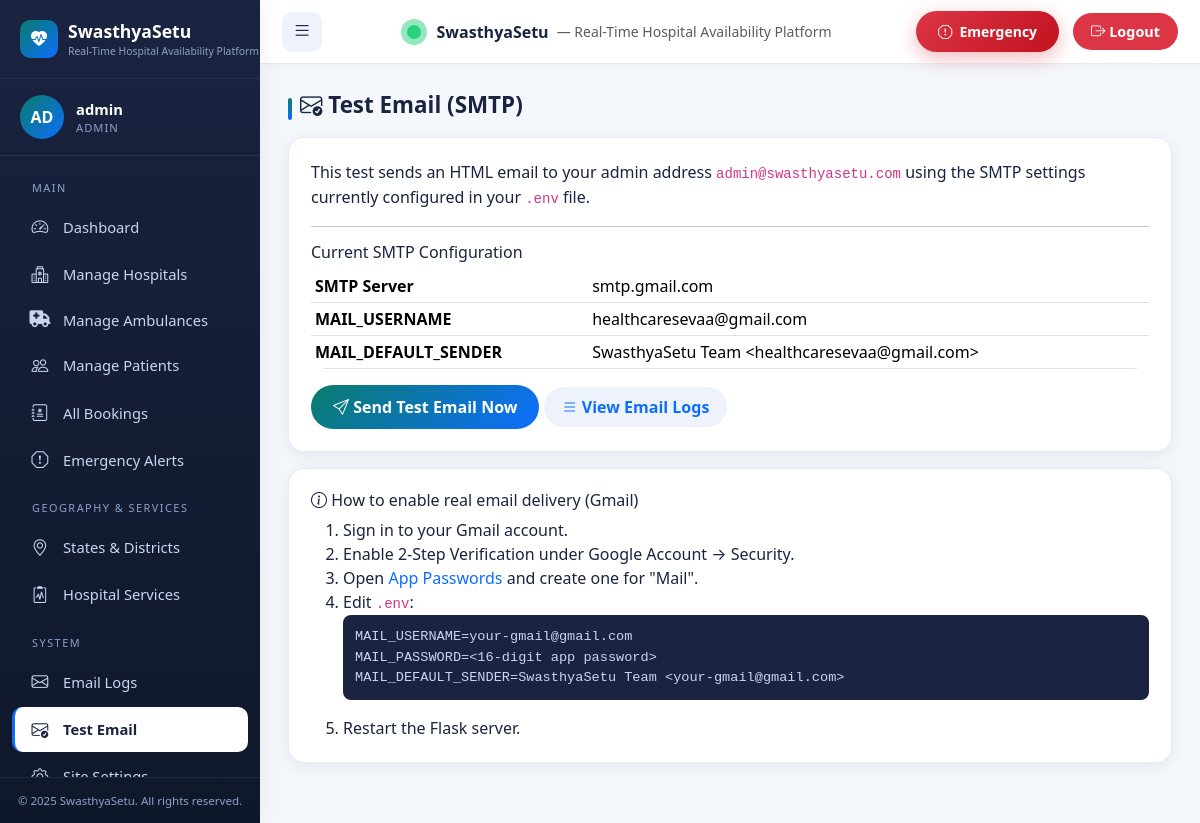
/admin/test-email (signed in), run on the app's committed database.
### app.py (models this page shows, shortened)
class SiteContent(db.Model):
    __tablename__ = 'site_content'
    id = db.Column(db.Integer, primary_key=True)
    key = db.Column(db.String(100), unique=True, nullable=False)
    value = db.Column(db.Text, nullable=False)
    description = db.Column(db.String(255))

class User(UserMixin, db.Model):
    __tablename__ = 'users'
    id = db.Column(db.Integer, primary_key=True)
    email = db.Column(db.String(120), unique=True, nullable=False, index=True)
    password_hash = db.Column(db.String(255), nullable=False)
    role = db.Column(db.String(20), nullable=False)  # admin, hospital, patient
    is_active = db.Column(db.Boolean, default=True)
    is_approved = db.Column(db.Boolean, default=False)
    created_at = db.Column(db.DateTime, default=datetime.utcnow)
    unique_id = db.Column(db.String(20), unique=True, nullable=True)
    hospital_profile = db.relationship('HospitalProfile', backref='user', uselist=False)
    patient_profile = db.relationship('PatientProfile', backref='user', uselist=False)
    bookings = db.relationship('Booking', foreign_keys='Booking.patient_id', backref='patient')
    @property
    def display_name(self):
        if self.role == 'hospital' and self.hospital_profile:
            return self.hospital_profile.hospital_name
        if self.role == 'patient' and self.patient_profile:
            return self.patient_profile.full_name
        return self.email.split('@')[0]
    @property
    def initials(self):
        name = self.display_name or self.email
        parts = name.split()
        if len(parts) >= 2:
            return (parts[0][0] + parts[1][0]).upper()
        return name[:2].upper()

### app.py (the view, shortened to what this page needs)
@app.route('/admin/test-email', methods=['GET', 'POST'])
@login_required
@role_required('admin')
def admin_test_email():
    result = None
    return render_template('admin/test_email.html', result=result,
                           mail_username=app.config.get('MAIL_USERNAME', ''),
                           mail_server=app.config.get('MAIL_SERVER', ''),
                           mail_default_sender=app.config.get('MAIL_DEFAULT_SENDER', ''))

### app.py (called while the page is built)
def role_required(*roles):
    def decorator(f):
        @wraps(f)
        def decorated(*args, **kwargs):
            if not current_user.is_authenticated:
                flash('Please login to access this page.', 'warning')
                return redirect(url_for('login'))
            if current_user.role not in roles:
                flash("You don't have permission to access this page.", 'danger')
                return redirect(url_for('index'))
            return f(*args, **kwargs)
        return decorated
    return decorator

### templates/admin/test_email.html (shortened to what this page needs)
{% extends 'base.html' %}
{% block content %}
<h2 class="section-title"><i class="bi bi-envelope-check"></i> Test Email (SMTP)</h2>
<div class="card-soft">
  <p>This test sends an HTML email to your admin address <code>{{ current_user.email }}</code> using the SMTP settings currently configured in your <code>.env</code> file.</p>
  <hr>
  <h6 class="mb-2">Current SMTP Configuration</h6>
  <table class="table table-sm">
    <tr><td><b>SMTP Server</b></td><td>{{ mail_server or '(not set)' }}</td></tr>
    <tr><td><b>MAIL_USERNAME</b></td><td>{{ mail_username or '<span class="text-danger">(empty)</span>'|safe }}</td></tr>
    <tr><td><b>MAIL_DEFAULT_SENDER</b></td><td>{{ mail_default_sender or '(not set)' }}</td></tr>
  </table>
  <form method="post" class="mt-3">
    <button type="submit" class="btn btn-primary"><i class="bi bi-send"></i> Send Test Email Now</button>
    <a href="{{ url_for('admin_emails') }}" class="btn btn-soft"><i class="bi bi-list"></i> View Email Logs</a>
  </form>
</div>
<div class="card-soft mt-3">
  <h6><i class="bi bi-info-circle"></i> How to enable real email delivery (Gmail)</h6>
  <ol class="mb-0">
    <li>Sign in to your Gmail account.</li>
    <li>Enable 2-Step Verification under Google Account → Security.</li>
    <li>Open <a href="https://myaccount.google.com/apppasswords" target="_blank">App Passwords</a> and create one for "Mail".</li>
    <li>Edit <code>.env</code>:
      <pre style="background:#1a2340;color:#c8d6f0;padding:12px;border-radius:8px;font-size:.85rem;">MAIL_USERNAME=your-gmail@gmail.com
MAIL_PASSWORD=&lt;16-digit app password&gt;
MAIL_DEFAULT_SENDER=SwasthyaSetu Team &lt;your-gmail@gmail.com&gt;</pre>
    </li>
    <li>Restart the Flask server.</li>
  </ol>
</div>
{% endblock %}

### templates/base.html (shortened to what this page needs)
<!doctype html>
<html lang="en">
<head>
  <link href="https://cdn.jsdelivr.net/npm/bootstrap@5.3.3/dist/css/bootstrap.min.css" rel="stylesheet">
  <link rel="stylesheet" href="https://cdn.jsdelivr.net/npm/bootstrap-icons@1.11.3/font/bootstrap-icons.css">
  <link rel="stylesheet" href="https://cdnjs.cloudflare.com/ajax/libs/font-awesome/6.5.2/css/all.min.css">
  <link rel="stylesheet" href="https://cdnjs.cloudflare.com/ajax/libs/animate.css/4.1.1/animate.min.css">
  <link rel="stylesheet" href="https://unpkg.com/leaflet@1.9.4/dist/leaflet.css">
  <link href="{{ url_for('static', filename='css/main.css') }}" rel="stylesheet">
  <link href="{{ url_for('static', filename='css/sidebar.css') }}" rel="stylesheet">
  <link href="{{ url_for('static', filename='css/dashboard.css') }}" rel="stylesheet">
</head>
<body>
  {% if current_user.is_authenticated %}
  <div class="layout">
    <aside class="sidebar" id="sidebar">
      <div class="sidebar-brand">
        <div class="brand-icon"><i class="bi bi-heart-pulse-fill"></i></div>
        <div>
          <span class="brand-text">{{ APP_NAME }}</span>
          <span class="brand-sub">{{ APP_TAGLINE }}</span>
        </div>
      </div>
      <div class="user-card">
        <div class="avatar">{{ current_user.initials }}</div>
        <div class="info">
          <div class="name">{{ current_user.display_name }}</div>
          <div class="role">{{ current_user.role }}</div>
        </div>
      </div>
      <nav class="sidebar-nav">
        {% set ep = request.endpoint or '' %}
        {% if current_user.role == 'admin' %}
          <div class="sidebar-section-label">Main</div>
          <ul>
            <li><a href="{{ url_for('admin_dashboard') }}" class="{{ 'active' if ep=='admin_dashboard' else '' }}"><i class="bi bi-speedometer2"></i><span>Dashboard</span></a></li>
            <li><a href="{{ url_for('admin_hospitals') }}" class="{{ 'active' if 'hospital' in ep and 'admin' in ep else '' }}"><i class="bi bi-hospital"></i><span>Manage Hospitals</span></a></li>
            <li><a href="{{ url_for('admin_ambulances') }}" class="{{ 'active' if ep=='admin_ambulances' else '' }}"><i class="fa-solid fa-truck-medical"></i><span>Manage Ambulances</span></a></li>
            <li><a href="{{ url_for('admin_patients') }}" class="{{ 'active' if 'patient' in ep else '' }}"><i class="bi bi-people"></i><span>Manage Patients</span></a></li>
            <li><a href="{{ url_for('admin_bookings') }}" class="{{ 'active' if ep=='admin_bookings' else '' }}"><i class="bi bi-journal-medical"></i><span>All Bookings</span></a></li>
            <li><a href="{{ url_for('admin_emergency_alerts') }}" class="{{ 'active' if ep=='admin_emergency_alerts' else '' }}"><i class="bi bi-exclamation-octagon"></i><span>Emergency Alerts</span></a></li>
          </ul>
          <div class="sidebar-section-label">Geography & Services</div>
          <ul>
            <li><a href="{{ url_for('manage_states') }}" class="{{ 'active' if ep in ['manage_states','manage_districts'] else '' }}"><i class="bi bi-geo-alt"></i><span>States & Districts</span></a></li>
            <li><a href="{{ url_for('admin_hospital_services') }}" class="{{ 'active' if ep=='admin_hospital_services' else '' }}"><i class="bi bi-clipboard2-pulse"></i><span>Hospital Services</span></a></li>
          </ul>
          <div class="sidebar-section-label">System</div>
          <ul>
            <li><a href="{{ url_for('admin_emails') }}" class="{{ 'active' if 'email' in ep and ep != 'admin_test_email' else '' }}"><i class="bi bi-envelope"></i><span>Email Logs</span></a></li>
            <li><a href="{{ url_for('admin_test_email') }}" class="{{ 'active' if ep=='admin_test_email' else '' }}"><i class="bi bi-envelope-check"></i><span>Test Email</span></a></li>
            <li><a href="{{ url_for('admin_settings') }}" class="{{ 'active' if ep=='admin_settings' else '' }}"><i class="bi bi-gear"></i><span>Site Settings</span></a></li>
          </ul>
        {% endif %}
      </nav>
      <div class="sidebar-footer">{{ APP_COPYRIGHT }}</div>
    </aside>
    <div class="main-area">
      <header class="topbar">
        <button class="toggle-btn" id="sidebarToggle" aria-label="Toggle sidebar"><i class="bi bi-list"></i></button>
        <div class="d-flex align-items-center gap-2">
          <span class="brand-pulse"></span>
          <strong>{{ APP_NAME }}</strong>
          <span class="text-muted small d-none d-md-inline">— {{ APP_TAGLINE }}</span>
        </div>
        <div class="topbar-right">
          <button type="button"
                  class="btn btn-emergency btn-sm d-none d-sm-inline-flex emergency-modal-trigger"
                  data-bs-toggle="modal" data-bs-target="#emergencyModal">
            <i class="bi bi-exclamation-octagon"></i>&nbsp; Emergency
          </button>
          <a class="logout-btn" href="{{ url_for('logout') }}"><i class="bi bi-box-arrow-right"></i> Logout</a>
        </div>
      </header>
      <main class="content">
        {% block content %}{% endblock %}
      </main>
    </div>
  </div>
  {% endif %}
</body>
</html>

### static/css/main.css (style rules this page uses)
:root { --primary: #0a7c6b; --primary-dark: #086053; --primary-light: #1aa28d; --accent: #0d6efd; --emergency: #dc3545; --success: #198754; --warning: #ffc107; --info: #0dcaf0; --sidebar-bg: #1a2340; --sidebar-bg-2: #0f172a; --sidebar-text: #c8d6f0; --sidebar-text-muted: #8da3c8; --body-bg: #f4f7fc; --card-bg: #ffffff; --text: #1a2340; --text-muted: #6c757d; --border: #e7ecf3; --radius: 16px; --shadow: 0 4px 18px rgba(15, 23, 42, 0.07); --shadow-hover: 0 10px 28px rgba(15, 23, 42, 0.13); }
* { box-sizing: border-box; }
body { font-family: 'Segoe UI', system-ui, -apple-system, 'Helvetica Neue', Arial, sans-serif; background: var(--body-bg); color: var(--text); margin: 0; padding: 0; min-height: 100vh; }
a { color: var(--accent); text-decoration: none; }
.btn-primary { background: linear-gradient(135deg, var(--primary), var(--accent)); border: none; border-radius: 30px; padding: 10px 22px; font-weight: 600; color: #fff; transition: all .2s; }
.btn-emergency { background: linear-gradient(135deg, #dc3545, #c1121f); border: none; border-radius: 30px; padding: 10px 22px; font-weight: 700; color: #fff; box-shadow: 0 6px 20px rgba(220, 53, 69, 0.35); }
.btn-soft { background: #eef3fb; color: var(--accent); border: none; border-radius: 30px; padding: 8px 18px; font-weight: 600; }
.card-soft { background: var(--card-bg); border-radius: var(--radius); border: 1px solid var(--border); box-shadow: var(--shadow); padding: 22px; transition: box-shadow .2s, transform .2s; }
.section-title { font-weight: 700; font-size: 1.4rem; color: var(--text); margin-bottom: 18px; position: relative; padding-left: 12px; }
.section-title::before { content: ''; position: absolute; left: 0; top: 6px; height: 22px; width: 4px; background: linear-gradient(180deg, var(--primary), var(--accent)); border-radius: 4px; }
.brand-pulse { display: inline-block; width: 14px; height: 14px; background: #28d17c; border-radius: 50%; margin-right: 8px; position: relative; vertical-align: middle; }
.brand-pulse::after { content: ''; position: absolute; inset: -6px; border-radius: 50%; background: rgba(40, 209, 124, 0.5); animation: pulse 1.6s infinite; }
.table { background: white; border-radius: var(--radius); overflow: hidden; }

### data on the page
SiteContent: value "Real-Time Hospital Availability Platform"
User: initials "AD", display_name "admin", role "ADMIN", email "admin@swasthyasetu.com"

### other printed values
{{ APP_NAME }} "SwasthyaSetu"
{{ APP_COPYRIGHT }} "© 2025 SwasthyaSetu. All rights reserved."
{{ mail_server or '(not set)' }} "smtp.gmail.com"
{{ mail_username or '<span class="text-danger">(empty)</span>'|safe }} "healthcaresevaa@gmail.com"
{{ mail_default_sender or '(not set)' }} "SwasthyaSetu Team <healthcaresevaa@gmail.com>"
